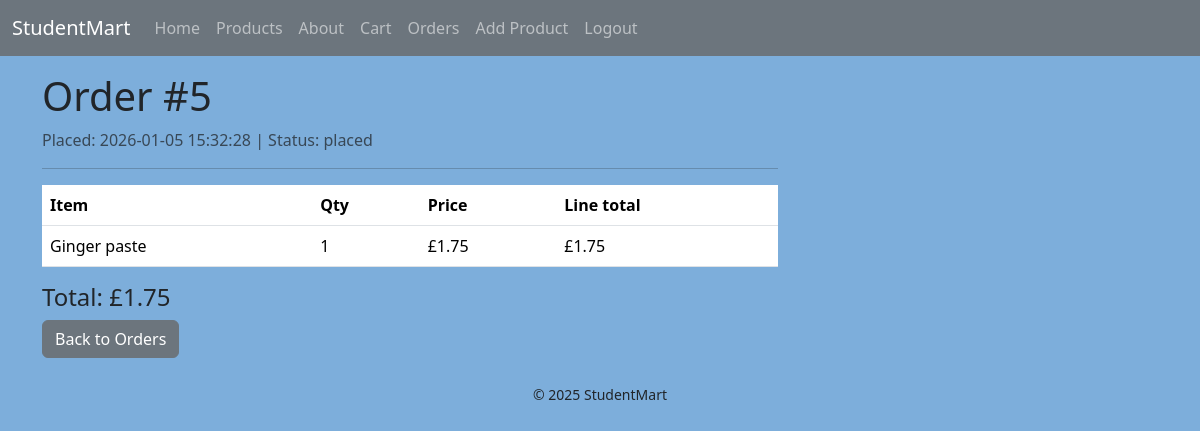
The app's page /orders/5/ (signed in) with its own data.
### tables this page shows
CREATE TABLE orders (
  id INTEGER PRIMARY KEY AUTOINCREMENT,
  user_id INTEGER NOT NULL REFERENCES users(id),
  created TIMESTAMP DEFAULT CURRENT_TIMESTAMP,
  status TEXT NOT NULL DEFAULT 'placed',  -- placed/paid/cancelled etc.
  total REAL NOT NULL DEFAULT 0
);

CREATE TABLE order_items (
  id INTEGER PRIMARY KEY AUTOINCREMENT,
  order_id INTEGER NOT NULL REFERENCES orders(id),
  product_id INTEGER NOT NULL REFERENCES products(id),
  quantity INTEGER NOT NULL DEFAULT 1,
  price_each REAL NOT NULL
);

CREATE TABLE products (
  id INTEGER PRIMARY KEY AUTOINCREMENT,
  created TIMESTAMP DEFAULT CURRENT_TIMESTAMP,
  user INTEGER NOT NULL REFERENCES users(id),
  category INTEGER NOT NULL REFERENCES categories(id),
  name TEXT NOT NULL,
  description TEXT,
  price REAL NOT NULL,
  image_url TEXT,
  stock INTEGER DEFAULT 0
);

### app.py (the view)
@app.route("/orders/<int:order_id>/")
def order_receipt(order_id):
    if session.get("user_id") is None:
        flash("Please login first.", "warning")
        return redirect(url_for("login"))
    order = order_get(order_id)
    if order is None or order["user_id"] != session["user_id"]:
        flash("Order not found.", "danger")
        return redirect(url_for("orders"))
    items = order_get_items(order_id)
    return render_template("order_receipt.html", title=f"Order #{order_id}", order=order, items=items)

### app.py (called while the page is built)
@app.context_processor
def inject_csrf_token():
    return dict(csrf_token=generate_csrf())

@app.context_processor
def inject_site_name():
    return dict(siteName=siteName)

### db/db.py (called while the page is built)
def get_db_connection():
    base_dir = os.path.dirname(os.path.abspath(__file__))
    db_path = os.path.join(base_dir, "database.db")
    conn = sqlite3.connect(db_path)
    conn.row_factory = sqlite3.Row
    return conn

def order_get(order_id):
    conn = get_db_connection()
    order = conn.execute("SELECT * FROM orders WHERE id=?", (order_id,)).fetchone()
    conn.close()
    return order

def order_get_items(order_id):
    conn = get_db_connection()
    rows = conn.execute("""
        SELECT order_items.quantity, order_items.price_each,
               products.name
        FROM order_items
        JOIN products ON order_items.product_id = products.id
        WHERE order_items.order_id = ?
    """, (order_id,)).fetchall()
    conn.close()
    return rows

### templates/order_receipt.html
{% extends "base.html" %}
{% block content %}
<h1>Order #{{ order['id'] }}</h1>
<p class="text-muted">Placed: {{ order['created'] }} | Status: {{ order['status'] }}</p>
<hr>
<table class="table">
  <thead><tr><th>Item</th><th>Qty</th><th>Price</th><th>Line total</th></tr></thead>
  <tbody>
    {% for i in items %}
      <tr>
        <td>{{ i['name'] }}</td>
        <td>{{ i['quantity'] }}</td>
        <td>£{{ '%.2f'|format(i['price_each']) }}</td>
        <td>£{{ '%.2f'|format(i['price_each'] * i['quantity']) }}</td>
      </tr>
    {% endfor %}
  </tbody>
</table>
<h4>Total: £{{ '%.2f'|format(order['total']) }}</h4>
<a class="btn btn-secondary" href="{{ url_for('orders') }}">Back to Orders</a>
{% endblock %}

### static/styles.css (style rules this page uses)
body { background: #7daedb; }

### records on screen
orders: id "5", created "2026-01-05 15:32:28", status "placed", total "1.75"
order_items: name "Ginger paste", quantity "1", price_each "1.75", i['price_each']*i['quantity'] "1.75"

### other values on screen
{{ siteName }} "StudentMart"
